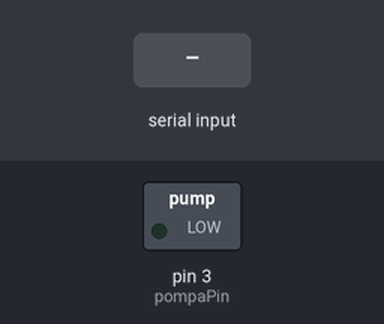
The sketch below on a simulated Arduino Uno, built with avr-gcc and run on an emulated ATmega328P. Parts: switched loads named in the sketch (green lamp = pin HIGH). The test bench sets the inputs (shaded band).

Above: at 1.2 s.
1.3 s: "1" received over the second serial link
At 1.9 s:
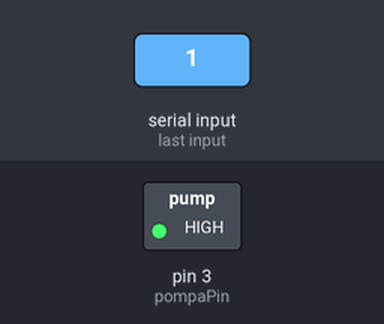
2.8 s: "0" received over the second serial link
At 4.2 s:
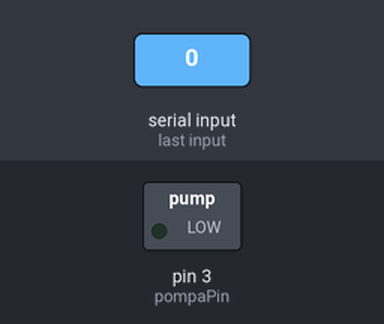
Timing chart, 0 to 5.8 s (numbered marks = the images above; inputs shaded):
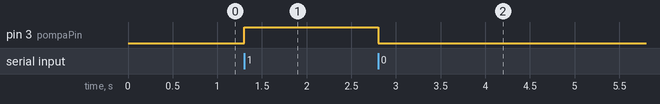

Measured:
- after the input at 1.3 s, pin 3 (pompaPin): LOW → HIGH at once
- after the input at 2.8 s, pin 3 (pompaPin): HIGH → LOW at once

The sketch:

Exemplu_bluetooth.ino
```cpp
#include <SoftwareSerial.h>

#define txBT 10 //pinul TX de pe modulul de bluetooth
#define rxBT 11 //pinul RX de pe modulul de bluetooth
#define pompaPin 3 //pinul de la releu (sau alte module de OUTPUT) ce este conectat la pompa

SoftwareSerial BT(txBT, rxBT); //initializare serial pentru comunicarea HC-XX - Arduino

void setup() {
  //definire pin
  pinMode(pompaPin, OUTPUT);
  BT.begin(9600); //initializare bluetooth
}

void loop() {
  if(BT.available()) //verificare daca conexiunea este valabila
  {
    char a = BT.read(); //citeste un caracter
    if(a == '1') //daca a este '1' (de exemplu), atunci pompa se porneste
      digitalWrite(pompaPin, HIGH); //pornire pompa
    else if (a == '0') //daca a este '0' (de exemplu), atunci pompa se opreste
      digitalWrite(pompaPin, LOW); //oprire pompa
  }
  delay(100);
}
```
